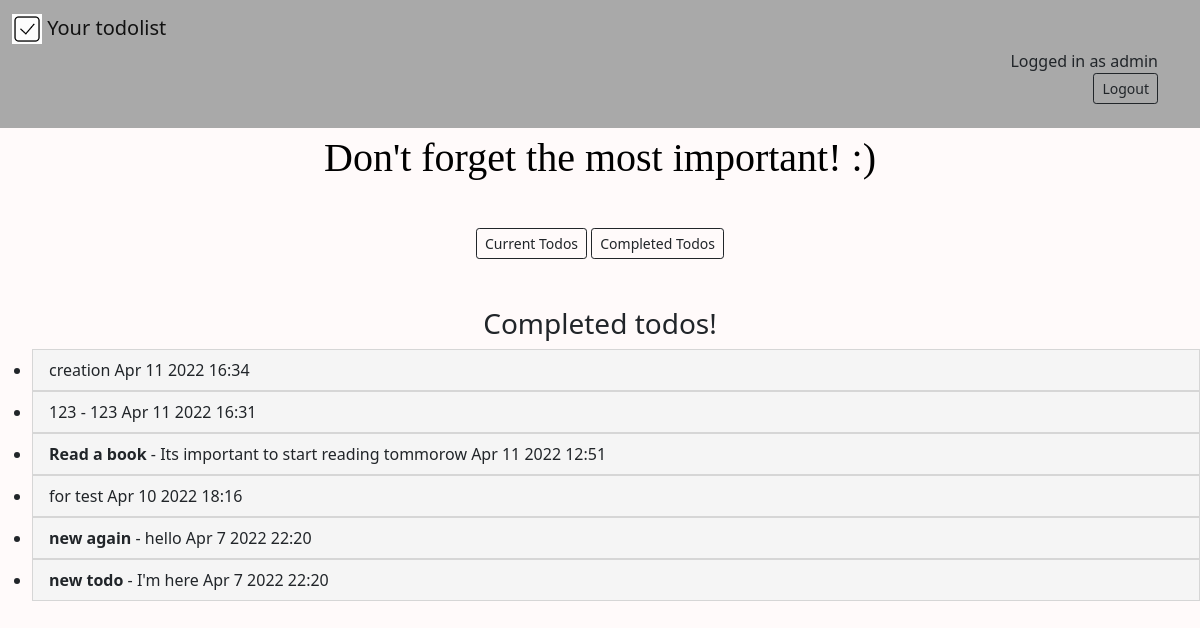
The app's page /completed/ (signed in) with its own data.
### todo_app/models.py (models this page shows, shortened)
class ToDo(models.Model):
    title = models.CharField(max_length=100)
    content = models.TextField(blank=True)
    created = models.DateTimeField(auto_now_add=True)
    datecompleted = models.DateTimeField(null=True, blank=True)
    important = models.BooleanField(default=False)
    user = models.ForeignKey(User, on_delete=models.CASCADE)

### todo_app/views.py (the view)
# urls.py: path('completed/', views.completedtodos, name='completedtodos'),
@login_required
def completedtodos(request):
    todos = ToDo.objects.filter(user=request.user, datecompleted__isnull=False).order_by('-datecompleted')
    return render(request, 'todo_app/completedtodos.html', {'todos': todos})

### todo_app/templates/todo_app/completedtodos.html
{% extends 'todo_app/base.html' %}
{% block content %}
<div align="center">
    <h3>Completed todos!</h3>
</div>
<ul>
    {% for todo in todos %}
        <li>
            <a href="{% url 'viewtodo' todo.id %}" class="list-group-item list-group-item-action" style="background-color: #f5f5f5;">
                {% if todo.important %}<b>{% endif %}{{ todo.title }}{% if todo.important %}</b>{% endif %}
                {% if todo.content %} - {{ todo.content }}{% endif %}
                {{ todo.datecompleted|date:'M j Y H:i' }}
            </a>
        </li>
    {% endfor %}
</ul>
{% endblock %}

### todo_app/templates/todo_app/base.html (shortened to what this page needs)
<link href="https://cdn.jsdelivr.net/npm/bootstrap@5.1.3/dist/css/bootstrap.min.css" rel="stylesheet">
{% load static %}
<head>
<link href="https://cdn.jsdelivr.net/npm/bootstrap@5.1.3/dist/css/bootstrap.min.css" rel="stylesheet">
</head>
{% if user.is_authenticated %}
    <nav class="navbar navbar-light" style="background-color: #a9a9a9;">
      <div class="container-fluid">
        <a class="navbar-brand" href="{% url 'currentuser' %}">
          <img src="{% static 'todo_app/logo.gif' %}" alt="" width="30" height="30" class="d-inline-block align-text-top">
          Your todolist
        </a>
        <div class="container" align="right">
            Logged in as {{ user.username }}
            <form action="{% url 'logoutuser' %}" method="POST">
                <button type="submit" class="btn btn-outline-dark btn-sm">Logout</button>
            </form>
        </div>
      </div>
    </nav>
    <div align="center">
        <p class="text-typing">Don't forget the most important! :)</p>
    </div>
    <div align="center">
        <a href="{% url 'currentuser' %}" class="btn btn-outline-dark btn-sm">Current Todos</a>
        <a href="{% url 'completedtodos' %}" class="btn btn-outline-dark btn-sm">Completed Todos</a>
    </div>
{% endif %}
{% block content%}{% endblock %}

### todo_app/templates/todo_app/base.html (style rules this page uses)
.text-typing { width: 30em; color:Black; font-size: 40px; font-family: 'Marck Script', cursive; white-space:nowrap; overflow:hidden; -webkit-animation: type 5s steps(50, end); }

### records on screen
ToDo: title "creation", datecompleted "Apr 11 2022 16:34"
ToDo: title "123", content "123", datecompleted "Apr 11 2022 16:31"
ToDo: title "Read a book", content "Its important to start reading tommorow", datecompleted "Apr 11 2022 12:51"
ToDo: title "for test", datecompleted "Apr 10 2022 18:16"
ToDo: title "new again", content "hello", datecompleted "Apr 7 2022 22:20"
ToDo: title "new todo", content "I'm here", datecompleted "Apr 7 2022 22:20"

### other values on screen
{{ user.username }} "admin"
